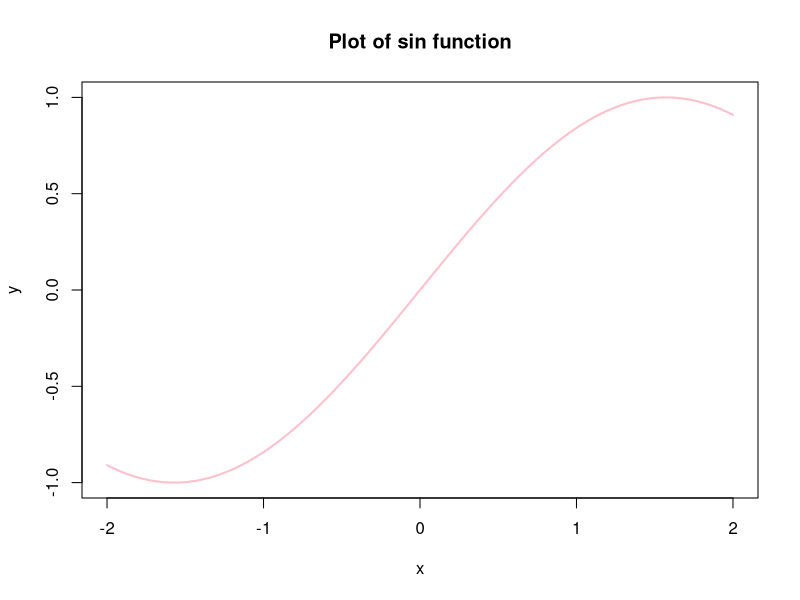
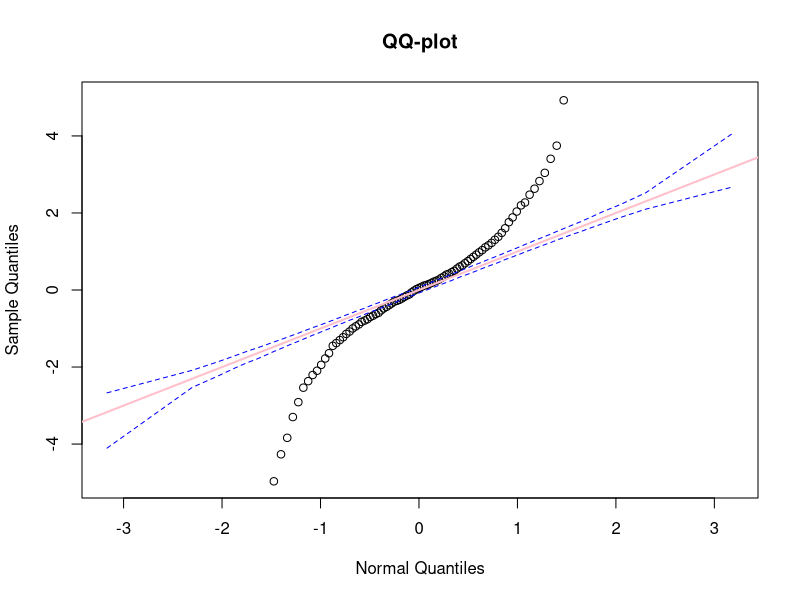
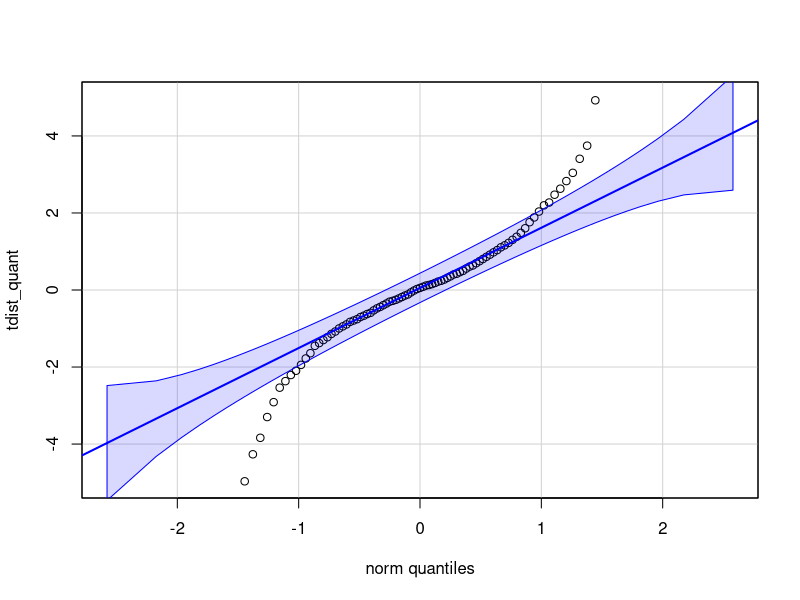

Here is the R script that generated these plots, in order:
## ---- chunk 1
##Question One: SSE

stackloss
y<- stackloss$stack.loss
x <- stackloss$Air.Flow

SSE <- function(p,x,y){ #p is a parameter vector that stores all of the B values
  beta0 <- p[1]
  beta1 <- p[2]
  
  pred <- beta0 + beta1*x #this is y in the sse equation
  ss <- sum((y - pred)^2)
  return (ss)
  
}

lm(stack.loss ~ Air.Flow, data = stackloss)
SSE(c(-44,1), x=x, y=y) #The -44 and 1 is the B values provided by p

## ---- chunk 2
##Generate values from a a pmf

set.seed(1)
y <- runif(1000) #Generate 1000 random vals from a uniform dist

assign_uni <- ifelse(y < 0.2, "a", 
                     ifelse(y >= 0.2 & y < 0.7, "b",
                            "c"
                            ))

table(assign_uni) #Returns a count of a, b and c.
## ---- chunk 3
data_sim <- rpois(1000, 0.2) #generate 1000 numbers from rpois, simulation function
pois_val2 <- dpois(data_sim, 0.2) #returns the probabilities 

#Calculate the Likelihood - by taking product of all pois2_val
poi_likelihood <- function(lambda, data){
  likelihood_calc <- prod(data)
  #prod(dpois(pois_val2, lambda=lambda))
  
}

print(poi_likelihood(lambda = 2, data = pois_val2)) #Ask is this correct
## ---- chunk 4
x <- seq(-2,2, length.out = 100)
y <- sin(x)

plot(x, y, type = "l", col = "pink", lwd = 2, main = "Plot of sin function")
 #plots line on the plot of sin
## ---- chunk 5
#Generate 1000 random values from a tdist and a norm
t_dist <- rt(1000,1)
#norm_dist <- rnorm(1000)

prob_seq <- seq(0, 1, 0.01)

tdist_quant <- quantile(t_dist, probs = prob_seq) 
#norm_dist_quants <- quantile(norm_dist, probs = prob_seq)

#Use Bootstrapping to simulate 1000 norms dist with 1000 values in each 
B <- 1000
norm_quants <- replicate(B, {
  norm_dist <- rnorm(1000)
  quantile(norm_dist, probs = prob_seq)
})


upper <- apply(norm_quants,1, quantile, probs = 0.025) #apply to quantile over all the rows and return the 2.5th percentile
lower <- apply(norm_quants,1, quantile, probs = 0.975)
norm_med <- apply(norm_quants,1,quantile, probs = 0.50) #get the med aswell

#Calculate quantiles for normal distribution, plot against tdistribution
#How to find quantiles 
plot(norm_med, tdist_quant, main = "QQ-plot",
     xlab = "Normal Quantiles", ylab = "Sample Quantiles",
     ylim = c(-5, 5), pch = 1)

lines(norm_med, lower, col = "blue", lty = 2)
lines(norm_med, upper, col = "blue", lty = 2)
abline(0,1,col= "pink", lwd=2)
## ---- chunk 6
#Test this way
library(car)
qqPlot(tdist_quant, envelope = 0.95, ylim = c(-5,5))
